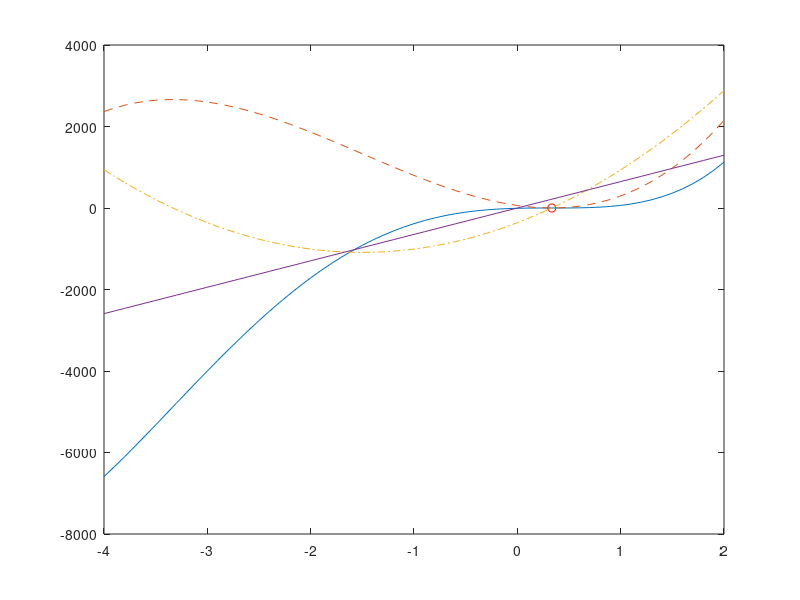

Write MATLAB code to recreate this figure. (Note: this script raises an error after producing the figure.)
%{
A polynomial has a root xo of multiplicity m - can be verified by showing that
all derivatives f1(x),f2(x),...f(m-1)(x) will have xo as a root, and
f(m)(x) will not have xo as a root.
%}
f = @(x) 27*x.^4 + 162*x.^3 - 180*x.^2 + 62*x - 7;
f1 = @(x) 108*x.^3 + 486*x.^2 -360*x + 62;
f2 = @(x) 324*x.^2 + 972*x - 360;
f3 = @(x) 648*x;
f4 = @(x) 648;

%Plots
a = (-4:0.1:2);
plot(1/3,0,"ro")
hold
plot(a,f(a),"-")
plot(a,f1(a),"--")
plot(a,f2(a),"-.")
plot(a,f3(a),"-")
hold
%This can be used, add x-axis

start = 0.5;
e = 10^-8;
it = 1000000000;

r1 = Newton(f,f1,start,e,it);
%r2 = Newton(f1,f2,start,e,it);
%r3 = Newton(f2,f3,start,e,it);
%check r3 consistently -3.33 - maybe additional step where divide by
%(x+3.33) to find that root, also to show that x-1/3 not missed for r4,
%divide by x and then get NaN by method
%r4 = Newton(f3,f4,start,e,it);
disp(r1);
%disp(r2);
%disp(r3);
%disp(r4);
%Check part (b) is a repeat? Maybe part (a) without Newton's? such as plot?

%show that quad convergence
r = ModNewton(f,f1,start,e,it,3);
%show linear
disp(r);
%Maybe return number of iterations, also ratio of errors in newton method
%block

%Optional - could create a function to compute derivative for polynomials

function root = Newton(func,deriv,start,e,it)
root = 0;
last_root = start;

for c = 1:it
    root = last_root - func(last_root)/deriv(last_root);
    disp("Iteration "+c+" error: "+abs(root-last_root));
    if abs(root-last_root)<e 
        break
    end
    last_root = root;
end
end

function root = ModNewton(func,deriv,start,e,it,m)
root = 0;
last_root = start;

for c = 1:it
    root = last_root - m*func(last_root)/deriv(last_root);
    disp("Iteration "+c+" error: "+abs(root-last_root));
    if abs(root-last_root)<e 
        break
    end
    last_root = root;
end
end